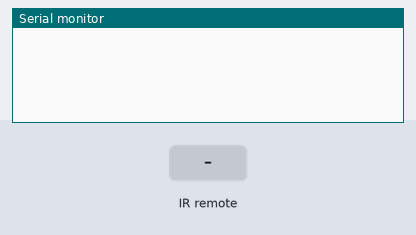
A sketch run on a simulated Arduino Uno, built with avr-gcc and run on an emulated ATmega328P. Shown: the last lines printed to the serial monitor. Inputs (shaded band) come from the test bench.

Above: at 1.2 s.
1.3 s: infrared code 0x02 received
At 2.4 s:
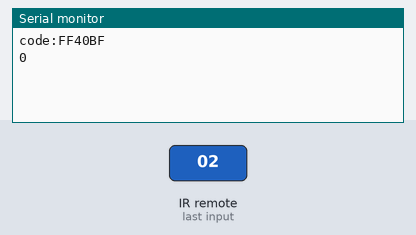
2.8 s: infrared code 0x62 received
At 3.6 s:
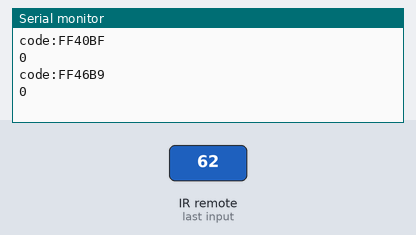
4.3 s: infrared code 0xA8 received
At 4.7 s:
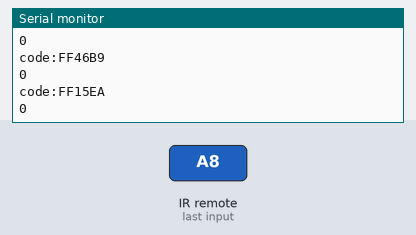
5.8 s: infrared code 0xC2 received
At 7.0 s:
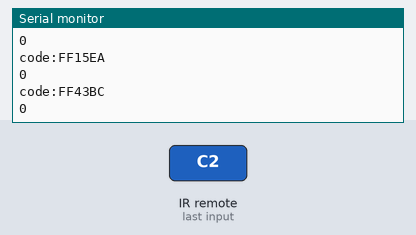
7.3 s: infrared code 0x22 received
At 8.2 s:
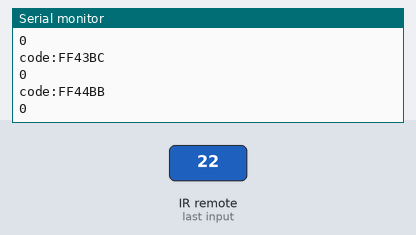

The sketch:

IRrecvDemo.ino
```cpp
// (licence header left out)
#include <IRremote.h>

#define COMM_STOP  'I'//停止
#define COMM_UP    'A'//前进
#define COMM_DOWN  'B'//后退
#define COMM_RIGHT 'D'//右转
#define COMM_LEFT  'C'//左转

int RECV_PIN = 4;
char ctrl_comm;
IRrecv irrecv(RECV_PIN);

decode_results results;

void setup()
{
  Serial.begin(9600);
  irrecv.enableIRIn(); // Start the receiver
}

void loop() {
  if (irrecv.decode(&results)) {
    unsigned int value_temp;
    value_temp = (results.value & 0xffff);//取后16位
    if(value_temp != 0xffff)//去除重复码
    {
      if((value_temp & 0xff00)>>8 == ( ~(value_temp & 0xff) & 0xff))//校验
      {
        unsigned int ctrl_comm_temp = (value_temp & 0xff00)>>8 & 0xff;
        switch(ctrl_comm_temp)//指令转换
        {
        case 0x02: ctrl_comm = COMM_STOP; break;
        case 0x62: ctrl_comm = COMM_UP; break;
        case 0xA8: ctrl_comm = COMM_DOWN; break;
        case 0xC2: ctrl_comm = COMM_RIGHT; break;
        case 0x22: ctrl_comm = COMM_LEFT; break;
        default: break;
        }
    Serial.print("code:");
        Serial.println(results.value, HEX);
    Serial.println(ctrl_comm, HEX);
      }
    }


    irrecv.resume(); // Receive the next value
  }
}
```

Measured:
- after the input at 1.3 s, the serial monitor: prints a new line at once (image 1)
- after the input at 2.8 s, the serial monitor: prints a new line at once (image 2)
- after the input at 4.3 s, the serial monitor: prints a new line at once (image 3)
- after the input at 5.8 s, the serial monitor: prints a new line at once (image 4)
- after the input at 7.3 s, the serial monitor: prints a new line at once (image 5)
